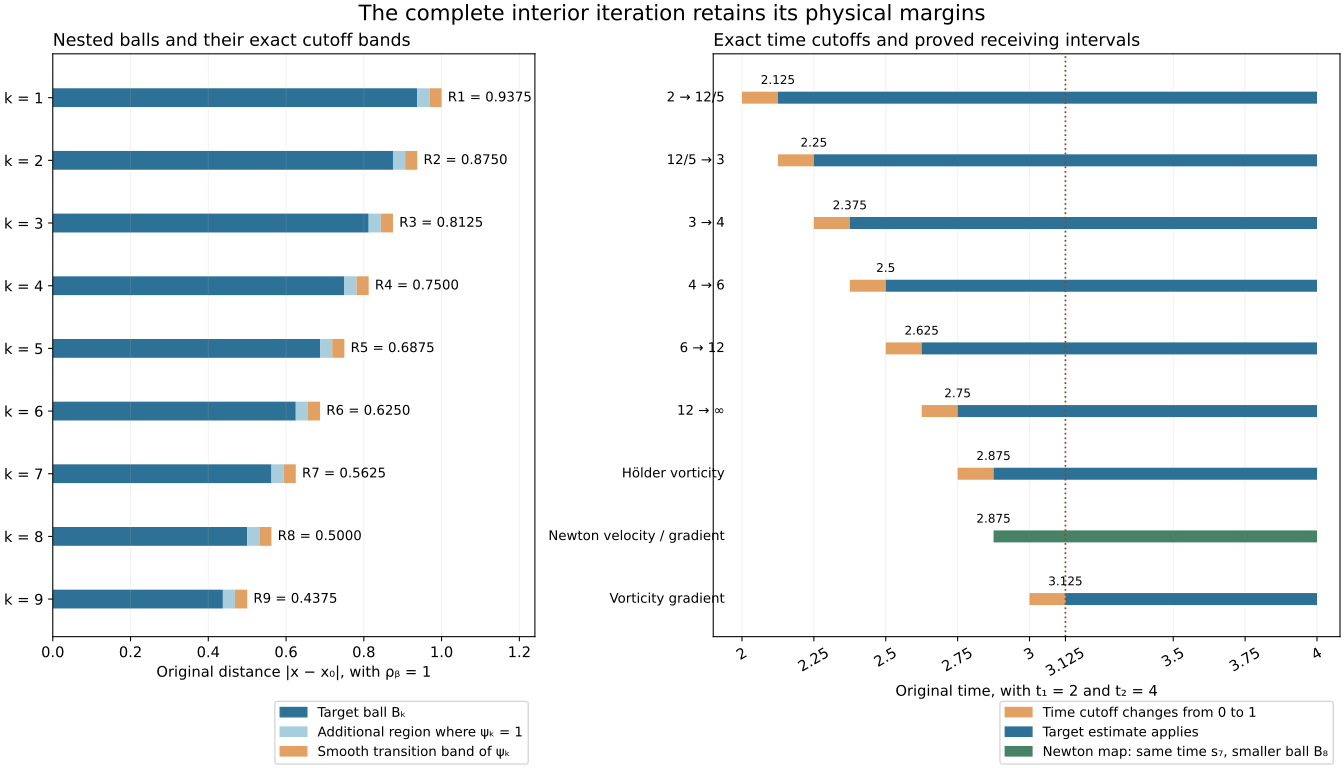

Write the Python code that produced this figure.
"""Physical ball radii, cutoff bands and time margins in NS-FLUID-14."""
from pathlib import Path
import matplotlib
matplotlib.use('Agg')
import matplotlib.pyplot as plt
from matplotlib.patches import Patch
import numpy as np
ROOT=Path(__file__).resolve().parent
rho=1.;eps=rho/32;t1=2.;t2=4.;T=t2-t1;tau=T/16
R=lambda k:rho-2*k*eps
S=lambda k:t1+k*tau
assert R(10)==.375 and S(9)==3.125
plt.rcParams.update({'font.family':'DejaVu Sans','font.size':11,'axes.titlesize':13})
fig,axs=plt.subplots(1,2,figsize=(14,8),layout='constrained',gridspec_kw={'width_ratios':[1,1.3]})
ax=axs[0]
for k in range(1,10):
    y=10-k
    ax.broken_barh([(0,R(k))],(y-.15,.3),facecolors='#2d7196')
    ax.broken_barh([(R(k),eps)],(y-.15,.3),facecolors='#a8cddd')
    ax.broken_barh([(R(k-1)-eps,eps)],(y-.15,.3),facecolors='#e3a063')
    ax.text(R(k-1)+.016,y,f'R{k} = {R(k):.4f}',va='center',fontsize=10)
ax.set_xlim(0,1.24);ax.set_ylim(.4,9.7);ax.set_yticks(range(1,10),labels=[f'k = {k}' for k in range(9,0,-1)])
ax.set_xlabel('Original distance |x − x₀|, with ρᵦ = 1')
ax.set_title('Nested balls and their exact cutoff bands',loc='left')
ax.grid(axis='x',alpha=.17)
ax.legend(handles=[Patch(color='#2d7196',label='Target ball Bₖ'),
                   Patch(color='#a8cddd',label='Additional region where ψₖ = 1'),
                   Patch(color='#e3a063',label='Smooth transition band of ψₖ')],loc='lower right',bbox_to_anchor=(1,-.23),fontsize=10)
ax=axs[1];labels=['2 → 12/5','12/5 → 3','3 → 4','4 → 6','6 → 12','12 → ∞','Hölder vorticity','Newton velocity / gradient','Vorticity gradient']
for k,label in enumerate(labels,1):
    y=10-k
    start=S(k-1);ready=S(k)
    if k==8:
        start=ready=S(7)
        ax.plot([ready,t2],[y,y],lw=9,color='#478266',solid_capstyle='butt')
    else:
        ax.plot([start,ready],[y,y],lw=9,color='#e3a063',solid_capstyle='butt')
        ax.plot([ready,t2],[y,y],lw=9,color='#2d7196',solid_capstyle='butt')
    ax.text(t1-.06,y,label,va='center',ha='right',fontsize=10)
    ax.text(ready,y+.18,f'{ready:g}',va='bottom',ha='center',fontsize=9)
ax.axvline(S(9),ls=':',color='#88482e',lw=1.3)
ax.set_xlim(t1-.1,t2+.08);ax.set_ylim(.4,9.7);ax.set_yticks([])
ax.set_xlabel('Original time, with t₁ = 2 and t₂ = 4')
ax.set_title('Exact time cutoffs and proved receiving intervals',loc='left')
ax.set_xticks([2,2.25,2.5,2.75,3,3.125,3.5,3.75,4],labels=['2','2.25','2.5','2.75','3','3.125','3.5','3.75','4'],rotation=30)
ax.grid(axis='x',alpha=.17)
ax.legend(handles=[Patch(color='#e3a063',label='Time cutoff changes from 0 to 1'),
                   Patch(color='#2d7196',label='Target estimate applies'),
                   Patch(color='#478266',label='Newton map: same time s₇, smaller ball B₈')],loc='lower right',bbox_to_anchor=(1,-.23),fontsize=10)
fig.suptitle('The complete interior iteration retains its physical margins',fontsize=16)
for ext in ['png','svg']:fig.savefig(ROOT/f'interior-heat-iteration.{ext}',dpi=170)
print({'radii':[R(k) for k in range(11)],'times':[S(k) for k in range(10)],'newton_time':S(7),'final_time':S(9)})
